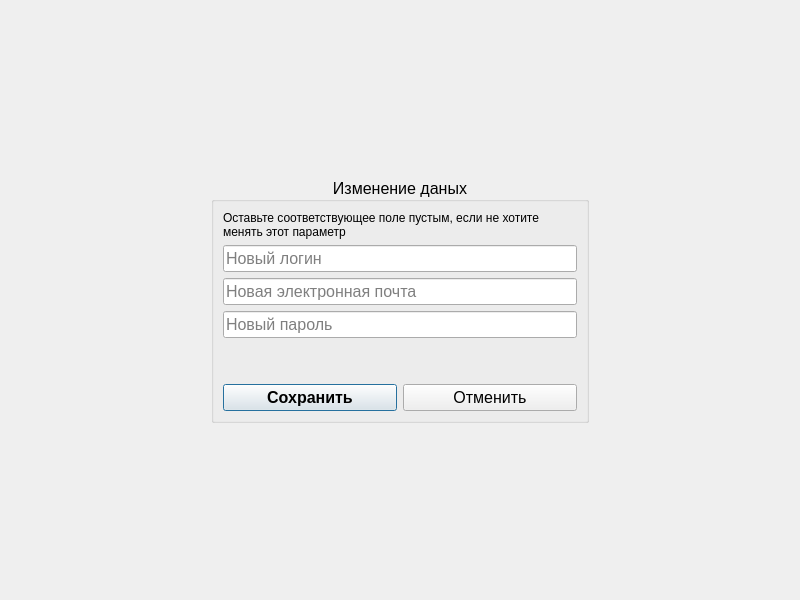
<?xml version="1.0" encoding="UTF-8"?>
<ui version="4.0">
 <class>ChangeDataDialog</class>
 <widget class="QDialog" name="ChangeDataDialog">
  <property name="geometry">
   <rect>
    <x>0</x>
    <y>0</y>
    <width>800</width>
    <height>600</height>
   </rect>
  </property>
  <property name="windowTitle">
   <string>Dialog</string>
  </property>
  <layout class="QGridLayout" name="gridLayout_2">
   <item row="0" column="1">
    <spacer name="verticalSpacer">
     <property name="orientation">
      <enum>Qt::Orientation::Vertical</enum>
     </property>
     <property name="sizeHint" stdset="0">
      <size>
       <width>20</width>
       <height>40</height>
      </size>
     </property>
    </spacer>
   </item>
   <item row="2" column="0">
    <spacer name="horizontalSpacer">
     <property name="orientation">
      <enum>Qt::Orientation::Horizontal</enum>
     </property>
     <property name="sizeType">
      <enum>QSizePolicy::Policy::Fixed</enum>
     </property>
     <property name="sizeHint" stdset="0">
      <size>
       <width>200</width>
       <height>20</height>
      </size>
     </property>
    </spacer>
   </item>
   <item row="2" column="1">
    <widget class="QGroupBox" name="groupBox">
     <property name="font">
      <font>
       <pointsize>12</pointsize>
      </font>
     </property>
     <property name="title">
      <string>Изменение даных</string>
     </property>
     <property name="alignment">
      <set>Qt::AlignmentFlag::AlignCenter</set>
     </property>
     <layout class="QGridLayout" name="gridLayout">
      <item row="2" column="0">
       <widget class="QLineEdit" name="editNewLogin">
        <property name="placeholderText">
         <string>Новый логин</string>
        </property>
       </widget>
      </item>
      <item row="3" column="0">
       <widget class="QLineEdit" name="editNewEmail">
        <property name="placeholderText">
         <string>Новая электронная почта</string>
        </property>
       </widget>
      </item>
      <item row="8" column="0">
       <layout class="QHBoxLayout" name="horizontalLayout">
        <item>
         <widget class="QPushButton" name="btnSave">
          <property name="font">
           <font>
            <pointsize>12</pointsize>
            <bold>true</bold>
           </font>
          </property>
          <property name="text">
           <string>Сохранить</string>
          </property>
         </widget>
        </item>
        <item>
         <widget class="QPushButton" name="btnCancel">
          <property name="text">
           <string>Отменить</string>
          </property>
         </widget>
        </item>
       </layout>
      </item>
      <item row="7" column="0">
       <spacer name="verticalSpacer_3">
        <property name="orientation">
         <enum>Qt::Orientation::Vertical</enum>
        </property>
        <property name="sizeHint" stdset="0">
         <size>
          <width>20</width>
          <height>40</height>
         </size>
        </property>
       </spacer>
      </item>
      <item row="4" column="0">
       <widget class="QLineEdit" name="editNewPassword">
        <property name="placeholderText">
         <string>Новый пароль</string>
        </property>
       </widget>
      </item>
      <item row="0" column="0" rowspan="2">
       <widget class="QLabel" name="label">
        <property name="font">
         <font>
          <pointsize>9</pointsize>
         </font>
        </property>
        <property name="text">
         <string>Оставьте соответствующее поле пустым, если не хотите менять этот параметр</string>
        </property>
        <property name="scaledContents">
         <bool>false</bool>
        </property>
        <property name="alignment">
         <set>Qt::AlignmentFlag::AlignLeading|Qt::AlignmentFlag::AlignLeft|Qt::AlignmentFlag::AlignVCenter</set>
        </property>
        <property name="wordWrap">
         <bool>true</bool>
        </property>
       </widget>
      </item>
     </layout>
    </widget>
   </item>
   <item row="4" column="1">
    <spacer name="verticalSpacer_2">
     <property name="orientation">
      <enum>Qt::Orientation::Vertical</enum>
     </property>
     <property name="sizeHint" stdset="0">
      <size>
       <width>20</width>
       <height>40</height>
      </size>
     </property>
    </spacer>
   </item>
   <item row="2" column="2">
    <spacer name="horizontalSpacer_2">
     <property name="orientation">
      <enum>Qt::Orientation::Horizontal</enum>
     </property>
     <property name="sizeType">
      <enum>QSizePolicy::Policy::Fixed</enum>
     </property>
     <property name="sizeHint" stdset="0">
      <size>
       <width>200</width>
       <height>20</height>
      </size>
     </property>
    </spacer>
   </item>
  </layout>
 </widget>
 <resources/>
 <connections/>
</ui>
